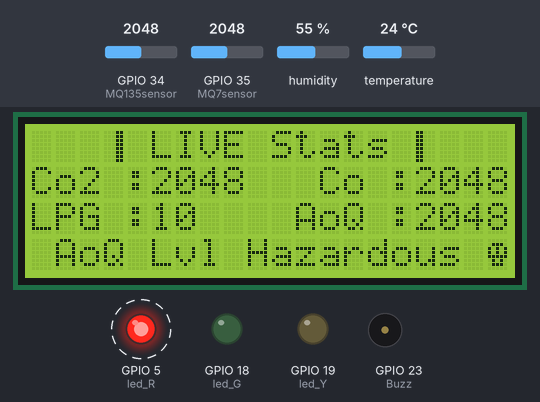
Bench run of a sketch on a simulated ESP32. On the bench: 20×4 character LCD, output pins drawn as LEDs (lit = HIGH), buzzer (waves = sounding, pin HIGH). Dashed ring = blinking. Inputs (shaded band) come from the test bench; at power-on: GPIO 34 (MQ135sensor) = 2048, GPIO 35 (MQ7sensor) = 2048, humidity 55 %, temperature 24 °C. WiFi joins after 1.5 s; servers stay silent unless stated; what the sketch prints to the serial monitor is not drawn.

Above: at 8.53 s.
9.0 s: GPIO 34 (MQ135sensor) set to 168
At 12.0 s:
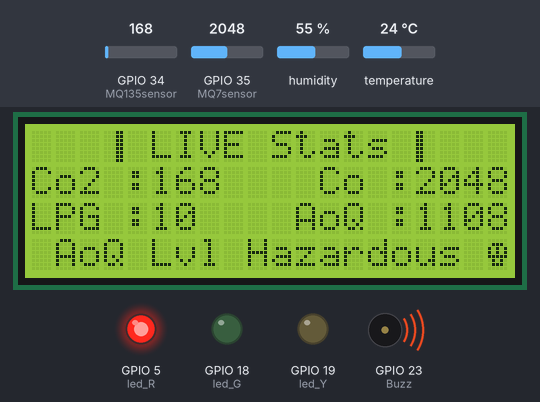
14.2 s: GPIO 34 (MQ135sensor) set to 138
At 16.2 s:
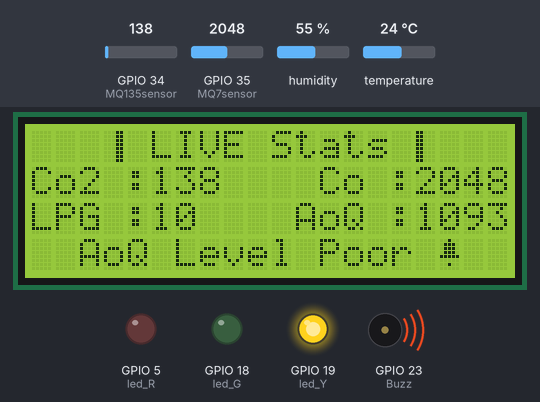
16.6 s: GPIO 35 (MQ7sensor) set to 960
At 19.0 s:
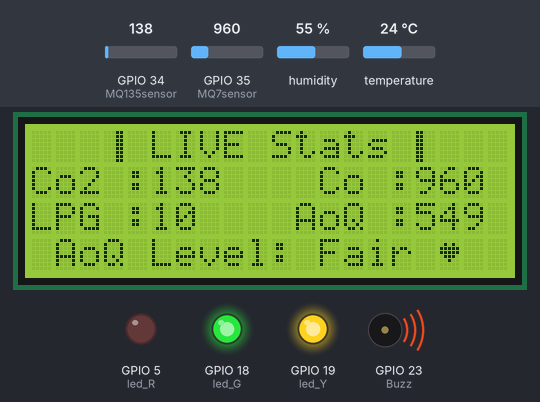
19.9 s: GPIO 35 (MQ7sensor) set to 701
At 20.6 s:
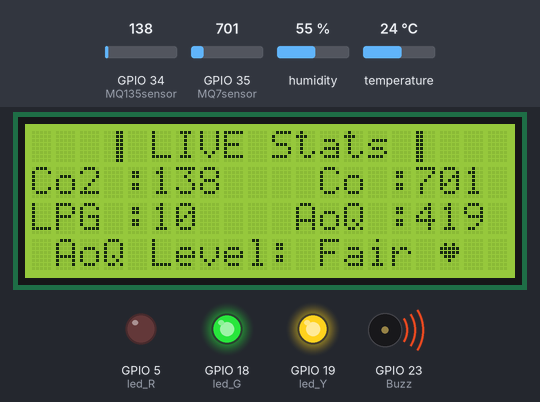
22.3 s: GPIO 35 (MQ7sensor) set to 634
At 23.6 s:
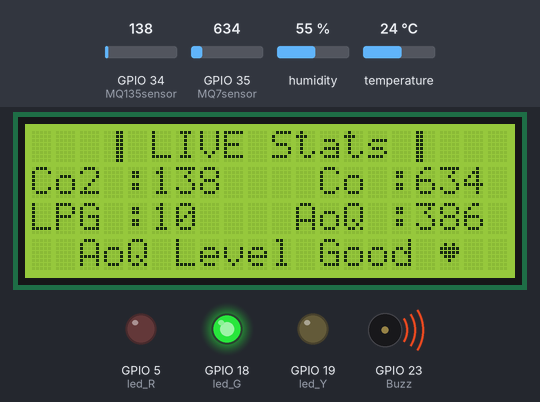
27.7 s: GPIO 34 (MQ135sensor) set to 1040
At 29.8 s:
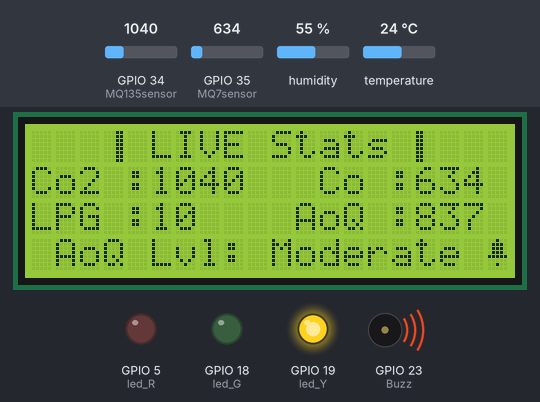
Timing chart, 0 to 31.3 s (numbered marks = the images above; inputs shaded):
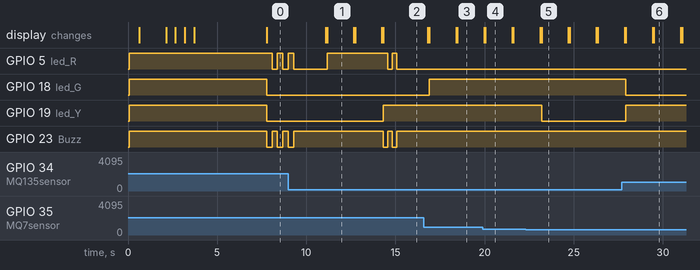

The sketch:

ESP-2.ino
```cpp
//=====================================================
// --- Libraries Used ---
//=====================================================
#include <WiFi.h>
#include <Wire.h>
#include <hd44780.h>
#include <hd44780ioClass/hd44780_I2Cexp.h>
#include <DHT.h>
//=====================================================
// --- Network Details and Constants ---
//=====================================================
const char* ssid = "#@5H-2G~M0d^l-4o4";
const char* password = "Ac~$12@2^^2@@2$~aC";

IPAddress local_IP(192, 168, 0, 185);    // Static IP for ESP2
IPAddress gateway(192, 168, 0, 1);       // Routers IP - Wifi
IPAddress subnet(255, 255, 255, 0);

const char* esp1_ip = "192.168.0.186";   // ESP1 IP
const char* esp2_ip = "192.168.0.185";   // ESP2 IP
const char* esp3_ip = "192.168.0.184";   // ESP3 IP
const int esp1_port = 83;                 // ESP1 Server Port
const int esp2_port = 81;                 // ESP2 Server Port
const int esp3_port = 82;                 // ESP3 Server Port

WiFiServer server(esp2_port);

//=====================================================
// --- Matrix Pins ---
//=====================================================
#define DHTPIN 32                         // what pin DHT22 is connected to
#define DHTTYPE DHT22
const int MQ7sensor = 35;                 // MQ7 Sensor Input
const int MQ135sensor = 34;               // MQ135 Sensor Input
const int led_R = 5;                      // Green Led Input
const int led_G = 18;                     // Red Led Input
const int led_Y = 19;                     // Yellow Led Input
const int Buzz = 23;                      // Buzzer Input

//===============================================
//--- Global State Variables ---
//===============================================
hd44780_I2Cexp lcd;                       // Initialize LCD Matrix to (20x4)
DHT dht(DHTPIN, DHTTYPE);                 // Initialize DHT sensor
int h = 0, t1 = 0;                        // Stores Humidity and Temperature Values[int]
float t = 0;                              // Stores Temperature value
int ppm = 0;                              // Stores AoQ value
int mq7Val = 0;                           // Stores MQ7 value
int mq5Val = 10;                          // Stores MQ5 value
int mq135Val = 0;                         // Stores MQ135 value
int counter = 1, x = 0, y = 0;            // Counters
int flag1 = 0, flag2 = 0, flag3 = 0, flag4 = 0;   // Flag VariablesLeakage
int th1 = 0;                              // Threshold for Excellent AQ
int th2 = 200;                            // Threshold for Good AQ
int th3 = 400;                            // Threshold for Fair AQ
int th4 = 580;                            // Threshold for Moderate AQ
int th5 = 850;                            // Threshold for Poor AQ
int th6 = 1100;                            // Threshold for Hazardous AQ
int mq5Alrm = 0;
//======================================================
// --- Custum Character for LCD ---
///=====================================================
byte Skull[8] = {B00000, B01110, B10101, B10101, B11111, B01010, B01110, B00000,};
byte Heart[8] = {0b00000, 0b01010, 0b11111, 0b11111, 0b01110, 0b00100, 0b00000, 0b00000};
byte Bell[8] = {0b00100, 0b01110, 0b01110, 0b01110, 0b11111, 0b00000, 0b00100, 0b00000};
byte st1[8] = {B00011, B00011, B00011, B00011, B00011, B00011, B00011, B00011,};
byte st2[8] = {B11000, B11000, B11000, B11000, B11000, B11000, B11000, B11000,};
//=====================================================
// --- Setup ---
//=====================================================
void setup()
{
  Serial.begin(115200);                    // Serial baud set to 115200
  lcd.begin(20, 4);                        // LCD Matrix set to 20x4
  lcd.setBacklight(255);                   // Turn on backlight
  pinMode(led_R, OUTPUT);                  // led_R set as OUTPUT
  pinMode(led_G, OUTPUT);                  // led_G set as OUTPUT
  pinMode(led_Y, OUTPUT);                  // led_Y set as OUTPUT
  pinMode(Buzz, OUTPUT);                   // Buzzer set as OUTPUT
  digitalWrite(led_R, HIGH);               // Turns Red Led ON
  digitalWrite(led_G, HIGH);               // Turns Green Led ON
  digitalWrite(led_Y, HIGH);               // Turns Yellow Led ON
  digitalWrite(Buzz, HIGH);                // Set Buzzer to OFF State
  pinMode (MQ135sensor, INPUT);            // MQ135 set as INPUT
  pinMode (MQ7sensor, INPUT);              // MQ7 set as INPUT
  dht.begin();
  lcd.createChar(0, Skull);
  lcd.createChar(2, Heart);
  lcd.createChar(4, Bell);
  lcd.createChar(6, st1);
  lcd.createChar(7, st2);
  Wire.begin(21, 22);
  esp_booting();                          // Start The Wifi connection
}
//=====================================================
// --- Loop ---
//=====================================================
void loop()
{
  if (WiFi.status() != WL_CONNECTED)      // Check Wifi each time and retry if not Connected
    esp_booting();
  Sub_Client();                           // Receives Data from ESP3
  if (mq5Alrm == 0)                       // If LPG Normal State
  {
    mq135Val = analogRead(MQ135sensor);   // Read Analogue MQ135 Values
    mq7Val = analogRead(MQ7sensor);       // Read Analogue MQ7 Values
    ppm = (mq135Val + mq7Val) / 2;        // Calculate ppm Values
    h = (dht.readHumidity()) - 5;         // Calibrate h according to the users Sensor
    t = (dht.readTemperature()) - 3;      // Calibrate t according to the users Sensor
    if (t < -40 || t > 100)
      t = 0;
    if (h < -3 || h > 100)
      h = 0;
    //if (mq135Val < 0 || mq135Val < 5000)
    // mq135Val = 0;
    //if (mq7Val < 0 || mq7Val < 5000)
    //  mq7Val = 0;
    Serial.printf("🌀 AoQ: %d | 💧 H: %d%% | 🌡 T: %.1f°C | 🛢 MQ7: %d | 🛢 MQ135: %d | 🛢 MQ5: %d |  Alarm: %s \n", ppm, h, t, mq7Val, mq135Val, mq5Val, mq5Alrm ? "true" : "false");
    lcd.setCursor(2, 0);                  // Set cursor of lcd
    lcd.print(" ");
    lcd.write(byte(6));
    lcd.print(" LIVE Stats ");            // Appropriate display for LCD
    //lcd.write(byte(9));
    lcd.write(byte(7));
    lcd.print(" ");
    lcd.setCursor(0, 1);
    lcd.print("Co2 :");
    lcd.print(mq135Val);
    lcd.setCursor(12, 1);
    lcd.print("Co :");
    lcd.print(mq7Val);
    lcd.setCursor(0, 2);
    lcd.print("LPG :");
    lcd.print(mq5Val);
    lcd.setCursor(11, 2);
    lcd.print("AoQ :");
    lcd.print(ppm);
    threshold_display();                       // Display AoQ on LCD with ref to ppm
    delay(400);
    Main_Client();                             // Send those Data to ESP1
    lcd.clear();
  }
  else
  {
    digitalWrite(led_R, HIGH);
    digitalWrite(led_G, LOW);
    digitalWrite(led_Y, HIGH);
    lcd.setCursor(4, 0);
    lcd.write(byte(6));
    lcd.print(" WARNING ");
    lcd.write(byte(7));
    lcd.setCursor(0, 1);
    lcd.write(byte(4));
    lcd.print(" LPG Gas : ");
    lcd.print(mq5Val);
    lcd.setCursor(17, 1);
    lcd.print("ppm");
    lcd.setCursor(0, 3);
    lcd.write(byte(0));
    lcd.print("  GAS Leaking..!! ");
    delay(50);
    warningBuzz(3, 300);                       // Buzzer beeps for 3 time with 300 delay
    Main_Client();                             // Sends Data to ESP1
    delay(500);
  }
}
//=====================================================
// --- Aoq Display ---
//=====================================================
void threshold_display()
{
  if (ppm > th1 && ppm <= th2)
  {
    flag2 = 0;
    flag3 = 0;
    lcd.setCursor(0, 3);
    lcd.print(" AoQ Lvl: Excellent");
    lcd.write(byte(2));
    Serial.println("AQ Level Excellent");
    digitalWrite(led_R, LOW);
    digitalWrite(led_G, HIGH);
    digitalWrite(led_Y, LOW);
  }
  else if (ppm > th2 && ppm <= th3)
  {
    flag2 = 0;
    flag3 = 0;
    lcd.setCursor(0, 3);
    lcd.print ("  AoQ Level Good ");
    lcd.write(byte(2));
    lcd.print("  ");
    Serial.println("AQ Level Good");
    digitalWrite(led_R, LOW);
    digitalWrite(led_G, HIGH);
    digitalWrite(led_Y, LOW);
  }
  else if (ppm > th3 && ppm <= th4)
  {
    flag2 = 0;
    flag3 = 0;
    lcd.setCursor(0, 3);
    lcd.print(" AoQ Level: Fair ");
    lcd.write(byte(2));
    lcd.print("  ");
    Serial.println("AQ Level Fair");
    digitalWrite(led_R, LOW);
    digitalWrite(led_G, HIGH);
    digitalWrite(led_Y, HIGH);
  }
  else if (ppm > th4 && ppm <= th5)
  {
    flag2 = 0;
    flag3 = 0;
    lcd.setCursor(0, 3);
    lcd.print(" AoQ Lvl: Moderate ");
    lcd.write(byte(4));
    lcd.print(" ");
    Serial.println("AQ Level Moderate");
    digitalWrite(led_R, LOW);
    digitalWrite(led_G, LOW);
    digitalWrite(led_Y, HIGH);
  }
  else if (ppm > th5 && ppm <= th6)
  {
    flag2 = 0;
    lcd.setCursor(0, 3);
    lcd.print("  AoQ Level Poor ");
    Serial.println("AoQ Level Poor");
    lcd.write(byte(4));
    lcd.print("  ");
    lcd.setCursor(0, 3);
    digitalWrite(led_R, HIGH);
    digitalWrite(led_G, LOW);
    digitalWrite(led_Y, HIGH);
    if (flag3 == 0)
    {
      flag3 = 1;
      warningBuzz(2, 250);
    }
  }
  else if (ppm > th6)
  {
    flag3 = 0;
    lcd.setCursor(0, 3);
    lcd.print(" AoQ Lvl Hazardous ");
    lcd.write(byte(0));
    Serial.println("AQ Level DANGER");
    lcd.setCursor(0, 1);
    digitalWrite(led_R, HIGH);
    digitalWrite(led_G, LOW);
    digitalWrite(led_Y, LOW);
    if (flag2 == 0)
    {
      flag2 = 1;
      warningBuzz(3, 300);
    }
  }
  else
  {
    lcd.setCursor(0, 3);
    lcd.print("     AoQ ERROR ");
    lcd.write(byte(4));
    lcd.print("    ");
  }
}
//=====================================================
// --- Networking and Connect ---
//=====================================================
void esp_booting()
{
  if (flag1 == 0)
  {
    flag1 = 1;
    Serial.println("🚀 ESP32 Server Starting...");
    lcd.setCursor(0, 0);
    lcd.print("       ESP-32");
    lcd.setCursor(0, 1);
    lcd.print("         ^^");
    delay(500);
    lcd.setCursor(0, 2);
    lcd.print("  Wifi Connecting!");
    delay(1000);
    WiFi.mode(WIFI_STA);                        // Ensure station mode
    WiFi.config(local_IP, gateway, subnet);     // Apply static IP
    WiFi.begin(ssid, password);                 // 🔹 Now connect to Wi-Fi
    lcd.setCursor(0, 3);
    while (WiFi.status() != WL_CONNECTED)
    {
      delay(500);
      Serial.print(".");
      if (y < 20)
      {
        lcd.setCursor(y, 3);
        lcd.print("=");
        y++;
      }
      else
      {
        y = 0;
        lcd.setCursor(0, 3);
        lcd.print("                    ");
      }

    }
    Serial.println("\n✅ Connected to Wifi!");
    Serial.print("🔹 Server IP: ");
    lcd.clear();
    lcd.setCursor(0, 0);
    lcd.print("  Wifi Connected.!");
    delay(500);
    lcd.setCursor(0, 2);
    lcd.print("     Server IP:");
    Serial.println(WiFi.localIP());  // This should now be `192.168.**.** `
    lcd.setCursor(3, 3);
    lcd.print(WiFi.localIP());
    lcd.setCursor(11, 3);
    lcd.print("***.**");
    delay(4000);
    lcd.clear();
    server.begin();
  }
  else if (flag1 == 1)
  {
    lcd.clear();
    lcd.setCursor(0, 0);
    lcd.print(" Wifi-Disconnected!");
    lcd.setCursor(0, 1);
    delay(500);
    lcd.print("   Reconnecting..");
    WiFi.mode(WIFI_STA);                        // Ensure station mode
    WiFi.config(local_IP, gateway, subnet);     // Apply static IP
    WiFi.begin(ssid, password);                 // 🔹 Now connect to Wi-Fi
    lcd.setCursor(0, 3);
    while (WiFi.status() != WL_CONNECTED)
    {
      delay(500);
      Serial.print(".");
      if (y < 20)
      {
        lcd.setCursor(y, 3);
        lcd.print("=");
        y++;
      }
      else
      {
        y = 0;
        lcd.setCursor(0, 3);
        lcd.print("                    ");
      }
    }
    Serial.println("\n✅ ReConnected to Wifi!");
    Serial.print("🔹 Server IP: ");
    lcd.clear();
    lcd.setCursor(0, 0);
    lcd.print(" Wifi Re-Connected.!");
    delay(500);
    lcd.setCursor(0, 2);
    lcd.print("     Server IP:");
    Serial.println(WiFi.localIP());  // This should now be `192.168.**.** `
    lcd.setCursor(3, 3);
    lcd.print(WiFi.localIP());
    lcd.setCursor(11, 3);
    lcd.print("***.**");
    delay(4000);
    lcd.clear();
    server.begin();
  }
}
//=====================================================
// --- CLients [ ESP1 and ESP3 ] ---
//=====================================================
void Sub_Client()
{
  WiFiClient client = server.available();// Receive Data from ESP-3
  if (client)
  {
    Serial.println("ESP-3 got connected to ESP-2..!");
    unsigned long start = millis();  // ✅ Declare the variable
    while ((client.available() < sizeof(mq5Val) + sizeof(mq5Alrm)) && (millis() - start < 1000))
    {
      delay(10); // wait a bit for data to arrive
    }
    if (client.available() >= sizeof(mq5Val) + sizeof(mq5Alrm))
    {
      client.read((uint8_t*)&mq5Val, sizeof(mq5Val));
      client.read((uint8_t*)&mq5Alrm, sizeof(mq5Alrm));
      Serial.printf("📥 Received: %d | Alarm: %s\n", mq5Val, mq5Alrm ? "true" : "false");
    }
    else
    {
      Serial.println("⚠️ Incomplete data received from ESP-3.");
    }
    client.stop();
  }
}
void Main_Client()    //Send Data to ESP-1 to Display those Data's
{
  WiFiClient client2;
  if (client2.connect(esp1_ip, esp1_port))
  {
    t1 = static_cast<int>(t);                             //convert Temp to int
    client2.write((uint8_t*)&t1, sizeof(t1));
    client2.write((uint8_t*)&h, sizeof(h));
    client2.write((uint8_t*)&ppm, sizeof(ppm));
    client2.write((uint8_t*)&mq5Alrm, sizeof(mq5Alrm));
    Serial.printf("📤 Sent: T=%d, H=%d, AoQ=%d, Alarm=%s\n", t1, h, ppm, mq5Alrm ? "true" : "false");
    client2.stop();
    delay(900);
  }
}
//=====================================================
// --- Warning Buzz ---
//=====================================================
void warningBuzz(int times, int duration )
{
  for (int i = 0; i < times; i++)
  {
    digitalWrite(Buzz, LOW);        // Turn buzzer ON
    digitalWrite(led_R, HIGH);
    delay(duration);
    digitalWrite(Buzz, HIGH);       // Turn buzzer OFF
    digitalWrite(led_R, LOW);
    delay(duration);
  }
}
//=====================================================
// --- The End ---
//=====================================================
```

Measured:
- the behaviour switches between 154 and 153 on GPIO 34 (MQ135sensor) (found by bisection; images 1 and 2)
- the behaviour switches between 664 and 663 on GPIO 35 (MQ7sensor) (found by bisection; images 4 and 5)
- after the input at 9.0 s, the display: first differs from a run without the input after 2.2 s (image 1)
- after the input at 14.2 s, GPIO 5 (led_R): HIGH → LOW after 0.37 s, → HIGH 0.25 s later, → LOW 0.25 s later; GPIO 19 (led_Y): LOW → HIGH after 0.12 s; GPIO 23 (Buzz): alternates HIGH for 0.25 s and LOW for 0.25 s, 4 changes in all, then stays HIGH, starting after 0.12 s; the display: first differs from a run without the input after 0.12 s (image 2)
- after the input at 16.6 s, GPIO 5 (led_R): stays LOW (without the input it goes to HIGH after 0.30 s); GPIO 18 (led_G): LOW → HIGH after 0.30 s; the display: first differs from a run without the input after 0.30 s (image 3)
- after the input at 19.9 s, the display: first differs from a run without the input after 0.15 s (image 4)
- after the input at 22.3 s, GPIO 19 (led_Y): HIGH → LOW after 0.90 s; the display: first differs from a run without the input after 0.90 s (image 5)
- after the input at 27.7 s, GPIO 18 (led_G): HIGH → LOW after 0.22 s; GPIO 19 (led_Y): LOW → HIGH after 0.22 s; the display: first differs from a run without the input after 0.22 s (image 6)
